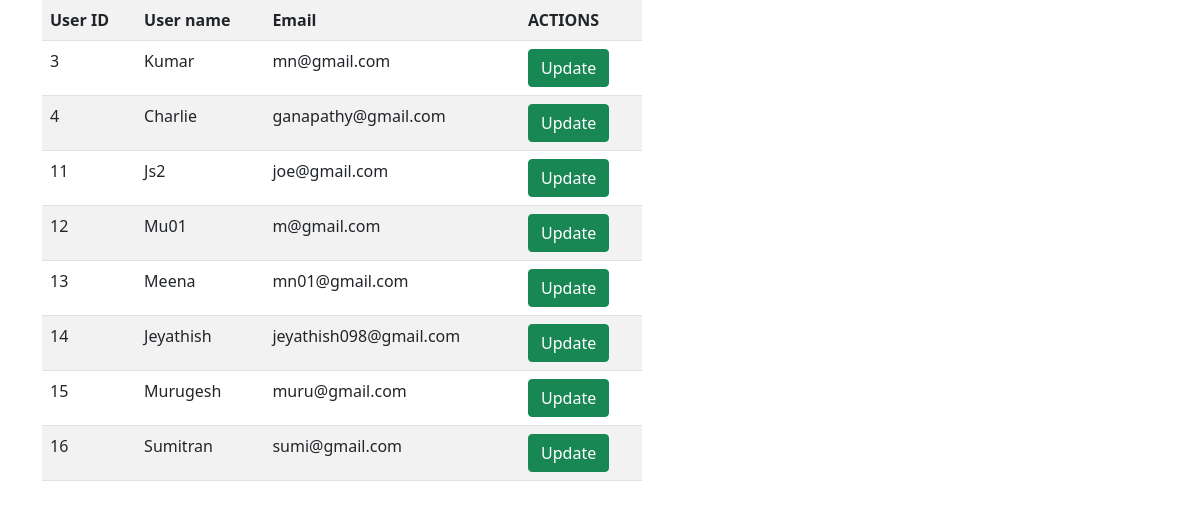
/Admin/code/view_user.php, run on the app's committed database.
### tables this page shows
CREATE TABLE `user` (
  `u_id` int(11) NOT NULL,
  `username` varchar(50) NOT NULL,
  `email` varchar(50) NOT NULL,
  `password` varchar(15) NOT NULL,
  `fname` varchar(20) NOT NULL,
  `lname` varchar(20) NOT NULL
);

### Admin/code/view_user.php (the view)
<!DOCTYPE html>
<html lang="en">
<head>
<link rel="stylesheet" href="../Bootstrap/css/bootstrap.min.css">
</head>
<body>
    <div class="container">
    <?php
    include('../connection/connect.php');
    if($con)
    {
        $qry="select*from user";
        $res=mysqli_query($con,$qry);
        $num=mysqli_num_rows($res);
        if($num==0)
            echo"No data";
        else
        {
            echo "<table class='table table-hover table-striped' style='width:50vw'>";
            echo "<tr><th>User ID</th><th>User name</th><th>Email</th>
            <th colspan='2'>ACTIONS</th></tr>";
            while($row=mysqli_fetch_row($res))
            {
                $id=$row[0];
                echo "<tr>
                <td>$row[0]</td>
                <td>$row[1]</td>
                <td>$row[2]</td>
                <td><a class='btn btn-success' href='update.php?id=$id'>Update</a></td>
                </tr>";
            }
            echo "</table>";
        }
    }
?>
</div>
</body>
</html>

### data on the page
user: u_id "3", username "Kumar", email "mn@gmail.com"
user: u_id "4", username "Charlie", email "ganapathy@gmail.com"
user: u_id "11", username "Js2", email "joe@gmail.com"
user: u_id "12", username "Mu01", email "m@gmail.com"
user: u_id "13", username "Meena", email "mn01@gmail.com"
user: u_id "14", username "Jeyathish", email "jeyathish098@gmail.com"
user: u_id "15", username "Murugesh", email "muru@gmail.com"
user: u_id "16", username "Sumitran", email "sumi@gmail.com"
